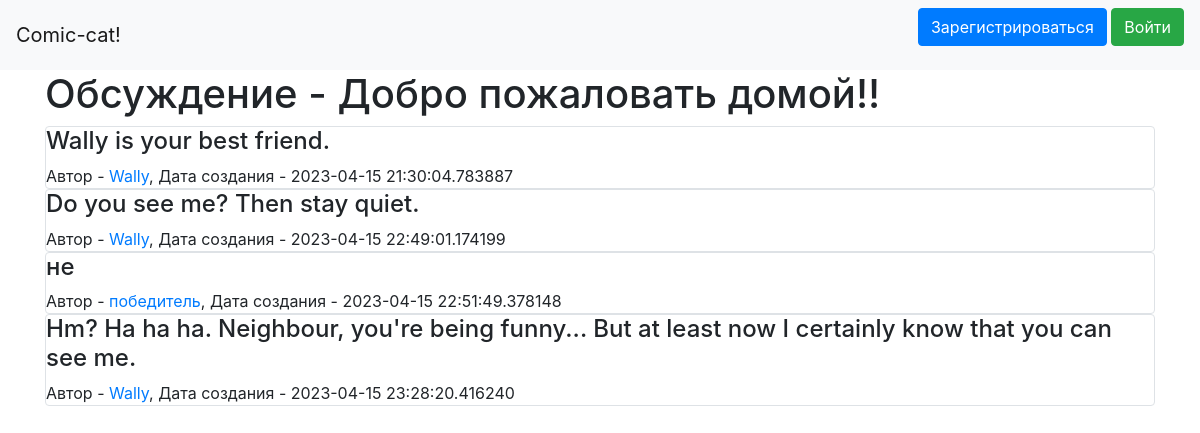
Page /discussions/4 on the committed database.
### data/discussions.py (models this page shows)
class Discussions(SqlAlchemyBase, SerializerMixin):
    __tablename__ = 'discussions'
    id = sqlalchemy.Column(sqlalchemy.Integer,
                           primary_key=True, autoincrement=True)
    title = sqlalchemy.Column(sqlalchemy.String, nullable=True)
    content = sqlalchemy.Column(sqlalchemy.String, nullable=True)
    created_date = sqlalchemy.Column(sqlalchemy.DateTime,
                                     default=datetime.datetime.now)
    is_published = sqlalchemy.Column(sqlalchemy.Boolean, default=True)
    user_id = sqlalchemy.Column(sqlalchemy.Integer,
                                sqlalchemy.ForeignKey("users.id"))
    user = orm.relationship('User')
    categories = orm.relationship("Category",
                                  secondary="association",
                                  backref="news")
    posts = orm.relationship("Posts", back_populates='discussion')

### data/posts.py (models this page shows)
class Posts(SqlAlchemyBase, SerializerMixin):
    __tablename__ = 'posts'
    id = sqlalchemy.Column(sqlalchemy.Integer,
                           primary_key=True, autoincrement=True)
    content = sqlalchemy.Column(sqlalchemy.String, nullable=True)
    created_date = sqlalchemy.Column(sqlalchemy.DateTime,
                                     default=datetime.datetime.now)
    user_id = sqlalchemy.Column(sqlalchemy.Integer,
                                sqlalchemy.ForeignKey("users.id"))
    user = orm.relationship('User')
    discussion_id = sqlalchemy.Column(sqlalchemy.Integer,
                                      sqlalchemy.ForeignKey("discussions.id"))
    discussion = orm.relationship('Discussions')

### data/users.py (models this page shows, shortened)
class User(SqlAlchemyBase, UserMixin, SerializerMixin):
    __tablename__ = 'users'
    id = sqlalchemy.Column(sqlalchemy.Integer,
                           primary_key=True, autoincrement=True)
    name = sqlalchemy.Column(sqlalchemy.String, nullable=True)
    about = sqlalchemy.Column(sqlalchemy.String, nullable=True)
    email = sqlalchemy.Column(sqlalchemy.String,
                              index=True, unique=True, nullable=True)
    hashed_password = sqlalchemy.Column(sqlalchemy.String, nullable=True)
    created_date = sqlalchemy.Column(sqlalchemy.DateTime,
                                     default=datetime.datetime.now)
    favorites = sqlalchemy.Column(sqlalchemy.String, nullable=True)
    comics = sqlalchemy.Column(sqlalchemy.String, nullable=True)
    discussions = orm.relationship("Discussions", back_populates='user')
    posts = orm.relationship("Posts", back_populates='user')

### main.py (the view, shortened to what this page needs)
@app.route('/discussions/<int:id>', methods=['GET', 'POST'])
def discussion(id):
    db_sess = db_session.create_session()
    disc = db_sess.query(Discussions).filter(Discussions.id == id)[0]
    posts = db_sess.query(Posts).filter(Posts.discussion_id == id)
    leng = len([i for i in posts])
    return render_template("discussion.html", posts=posts, disc=disc, leng=leng)

### data/db_session.py (called while the page is built)
def create_session() -> Session:
    global __factory
    return __factory()

### templates/discussion.html (shortened to what this page needs)
{% extends "base.html" %}
{% block content %}
<h1>Обсуждение - {{disc.title}}</h1>
{% if leng > 0 %}
    {% for item in posts%}
    <div class="col-md6 border rounded">
        <h4>{{item.content}}</h4>
        <div>
            Автор - <a href="/users/{{ item.user.id }}"> {{item.user.name}}</a>, Дата создания - {{item.created_date}}
        </div>
    </div>
    {% endfor %}
{% else %}
    <div>
        <h3>В этом обсуждении пока нет постов</h3>
    </div>
{% endif %}
{% endblock %}

### rows in the picture
Discussions: title "Добро пожаловать домой!!"
Posts: content "Wally is your best friend.", user.name "Wally", created_date "2023-04-15 21:30:04.783887"
Posts: content "Do you see me? Then stay quiet.", user.name "Wally", created_date "2023-04-15 22:49:01.174199"
Posts: content "не", user.name "победитель", created_date "2023-04-15 22:51:49.378148"
Posts: content "Hm? Ha ha ha. Neighbour, you're being funny... But at least now I certainly know that you can see me.", user.name "Wally", created_date "2023-04-15 23:28:20.416240"
